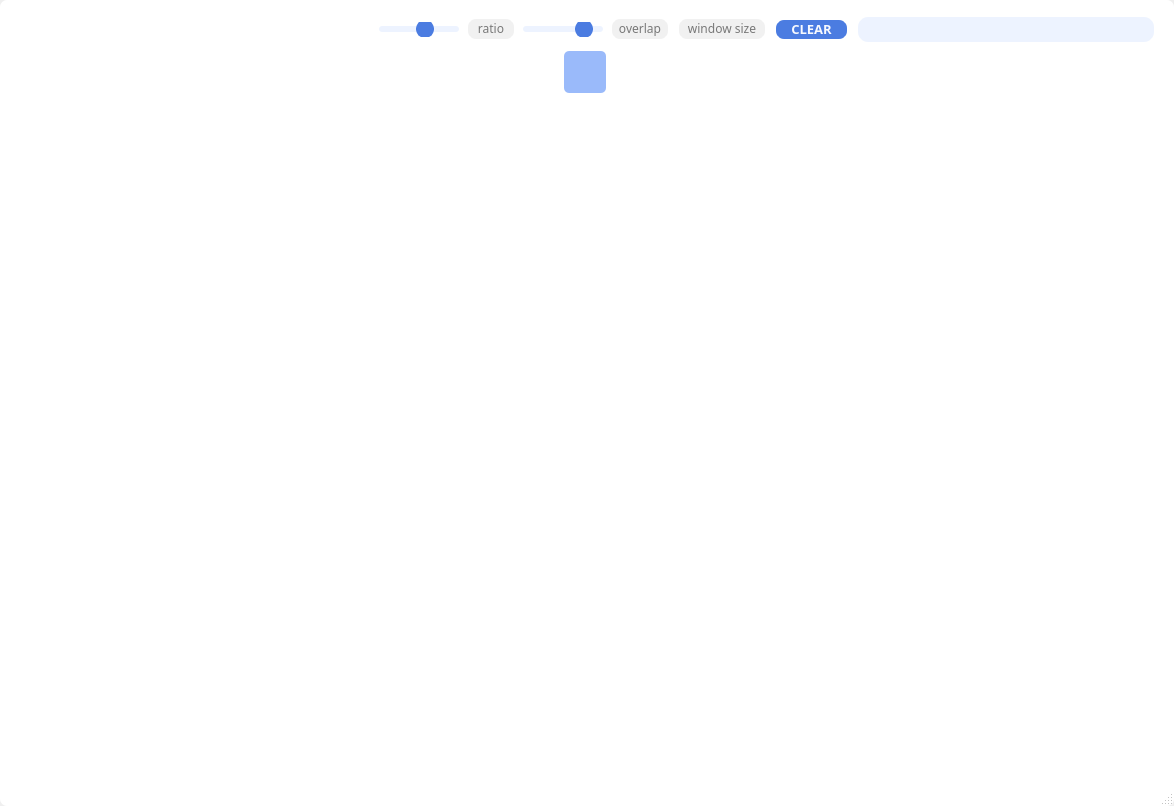
<?xml version="1.0" encoding="UTF-8"?>
<ui version="4.0">
 <class>Dialog</class>
 <widget class="QDialog" name="Dialog">
  <property name="geometry">
   <rect>
    <x>0</x>
    <y>0</y>
    <width>1174</width>
    <height>806</height>
   </rect>
  </property>
  <property name="windowTitle">
   <string>Dialog</string>
  </property>
  <property name="styleSheet">
   <string notr="true"/>
  </property>
  <property name="sizeGripEnabled">
   <bool>true</bool>
  </property>
  <layout class="QGridLayout" name="gridLayout_5">
   <property name="leftMargin">
    <number>0</number>
   </property>
   <property name="topMargin">
    <number>0</number>
   </property>
   <property name="rightMargin">
    <number>0</number>
   </property>
   <property name="bottomMargin">
    <number>0</number>
   </property>
   <item row="0" column="0">
    <widget class="QFrame" name="frame_all">
     <property name="styleSheet">
      <string notr="true">border: 1px solid rgba(0,0,0,.12);
border-radius: 7px;
background-color: white;</string>
     </property>
     <layout class="QGridLayout" name="gl_all">
      <property name="verticalSpacing">
       <number>7</number>
      </property>
      <item row="0" column="0">
       <layout class="QGridLayout" name="gl_bar">
        <property name="leftMargin">
         <number>6</number>
        </property>
        <property name="topMargin">
         <number>6</number>
        </property>
        <property name="rightMargin">
         <number>9</number>
        </property>
        <property name="horizontalSpacing">
         <number>7</number>
        </property>
        <item row="0" column="6">
         <widget class="QSlider" name="hs_split_ratio">
          <property name="enabled">
           <bool>false</bool>
          </property>
          <property name="minimumSize">
           <size>
            <width>80</width>
            <height>0</height>
           </size>
          </property>
          <property name="maximumSize">
           <size>
            <width>80</width>
            <height>16777215</height>
           </size>
          </property>
          <property name="styleSheet">
           <string notr="true">QSlider {
	border: none;
}

QSlider::groove:horizontal { 
	background-color: #EDF3FF;
	border: 0px solid #FFFFFF; 
	height: 6px; 
	border-radius: 3px;
}

QSlider::handle:horizontal { 
	background-color: #4B7CE1; 
	border: 2px solid #4B7CE1; 
	width: 14px; 
	height: 18px; 
	line-height: 18px; 
	margin-top: -6px; 
	margin-bottom: -6px; 
	border-radius: 9px; 
}

</string>
          </property>
          <property name="minimum">
           <number>10</number>
          </property>
          <property name="maximum">
           <number>20</number>
          </property>
          <property name="pageStep">
           <number>8</number>
          </property>
          <property name="sliderPosition">
           <number>16</number>
          </property>
          <property name="orientation">
           <enum>Qt::Horizontal</enum>
          </property>
         </widget>
        </item>
        <item row="0" column="2">
         <widget class="QPushButton" name="pb_open_image">
          <property name="enabled">
           <bool>true</bool>
          </property>
          <property name="minimumSize">
           <size>
            <width>23</width>
            <height>23</height>
           </size>
          </property>
          <property name="maximumSize">
           <size>
            <width>23</width>
            <height>23</height>
           </size>
          </property>
          <property name="font">
           <font>
            <family>Tw Cen MT Condensed</family>
            <pointsize>12</pointsize>
           </font>
          </property>
          <property name="cursor">
           <cursorShape>PointingHandCursor</cursorShape>
          </property>
          <property name="styleSheet">
           <string notr="true">QPushButton {
	background-color: rgba(0,0,0,0);
	border: none;
}
QPushButton:pressed{
	margin: 1 1 1 1;
	outline: 0;
}</string>
          </property>
          <property name="text">
           <string/>
          </property>
          <property name="icon">
           <iconset>
            <normaloff>../GUIImg/insert-picture-icon.png</normaloff>../GUIImg/insert-picture-icon.png</iconset>
          </property>
          <property name="iconSize">
           <size>
            <width>20</width>
            <height>20</height>
           </size>
          </property>
         </widget>
        </item>
        <item row="0" column="0">
         <widget class="QPushButton" name="pb_return">
          <property name="sizePolicy">
           <sizepolicy hsizetype="Minimum" vsizetype="Minimum">
            <horstretch>0</horstretch>
            <verstretch>0</verstretch>
           </sizepolicy>
          </property>
          <property name="minimumSize">
           <size>
            <width>23</width>
            <height>23</height>
           </size>
          </property>
          <property name="maximumSize">
           <size>
            <width>23</width>
            <height>23</height>
           </size>
          </property>
          <property name="styleSheet">
           <string notr="true">QPushButton {
	background-color: transparent;
	border: none;
}

QPushButton:pressed {
	outline: 0;
}

</string>
          </property>
          <property name="text">
           <string/>
          </property>
          <property name="icon">
           <iconset>
            <normaloff>../GUIImg/pb-home.png</normaloff>
            <activeon>../GUIImg/pb-home-hover.png</activeon>../GUIImg/pb-home.png</iconset>
          </property>
          <property name="iconSize">
           <size>
            <width>20</width>
            <height>20</height>
           </size>
          </property>
         </widget>
        </item>
        <item row="0" column="4">
         <widget class="QPushButton" name="pb_save">
          <property name="enabled">
           <bool>false</bool>
          </property>
          <property name="minimumSize">
           <size>
            <width>23</width>
            <height>23</height>
           </size>
          </property>
          <property name="maximumSize">
           <size>
            <width>23</width>
            <height>23</height>
           </size>
          </property>
          <property name="font">
           <font>
            <family>Tw Cen MT Condensed</family>
            <pointsize>12</pointsize>
           </font>
          </property>
          <property name="styleSheet">
           <string notr="true">QPushButton {
	background-color: rgba(0,0,0,0);
	border: none;
}
QPushButton:pressed{
	margin: 1 1 1 1;
	outline: 0;
}
</string>
          </property>
          <property name="text">
           <string/>
          </property>
          <property name="icon">
           <iconset>
            <normaloff>../GUIImg/pb-save.png</normaloff>../GUIImg/pb-save.png</iconset>
          </property>
          <property name="iconSize">
           <size>
            <width>21</width>
            <height>21</height>
           </size>
          </property>
         </widget>
        </item>
        <item row="0" column="3">
         <widget class="QPushButton" name="pb_open_shape">
          <property name="enabled">
           <bool>false</bool>
          </property>
          <property name="minimumSize">
           <size>
            <width>23</width>
            <height>23</height>
           </size>
          </property>
          <property name="maximumSize">
           <size>
            <width>23</width>
            <height>23</height>
           </size>
          </property>
          <property name="font">
           <font>
            <family>Tw Cen MT Condensed</family>
            <pointsize>12</pointsize>
           </font>
          </property>
          <property name="cursor">
           <cursorShape>PointingHandCursor</cursorShape>
          </property>
          <property name="styleSheet">
           <string notr="true">QPushButton {
	background-color: rgba(0,0,0,0);
	border: none;
}
QPushButton:pressed{
	margin: 1 1 1 1;
	outline: 0;
}</string>
          </property>
          <property name="text">
           <string/>
          </property>
          <property name="icon">
           <iconset>
            <normaloff>../GUIImg/block.png</normaloff>../GUIImg/block.png</iconset>
          </property>
          <property name="iconSize">
           <size>
            <width>21</width>
            <height>21</height>
           </size>
          </property>
         </widget>
        </item>
        <item row="0" column="1">
         <widget class="QPushButton" name="pb_initial">
          <property name="enabled">
           <bool>true</bool>
          </property>
          <property name="minimumSize">
           <size>
            <width>23</width>
            <height>23</height>
           </size>
          </property>
          <property name="maximumSize">
           <size>
            <width>23</width>
            <height>23</height>
           </size>
          </property>
          <property name="styleSheet">
           <string notr="true">QPushButton {
	background-color: rgba(0,0,0,0);
	border: none;
}
QPushButton:pressed {
	margin: 1 1 1 1;
	outline: 0;
}</string>
          </property>
          <property name="text">
           <string/>
          </property>
          <property name="icon">
           <iconset>
            <normaloff>../GUIImg/pb-repeat.png</normaloff>../GUIImg/pb-repeat.png</iconset>
          </property>
          <property name="iconSize">
           <size>
            <width>19</width>
            <height>19</height>
           </size>
          </property>
         </widget>
        </item>
        <item row="0" column="5">
         <spacer name="horizontalSpacer">
          <property name="orientation">
           <enum>Qt::Horizontal</enum>
          </property>
          <property name="sizeHint" stdset="0">
           <size>
            <width>40</width>
            <height>20</height>
           </size>
          </property>
         </spacer>
        </item>
        <item row="0" column="7">
         <widget class="QLineEdit" name="le_split_ratio">
          <property name="enabled">
           <bool>false</bool>
          </property>
          <property name="minimumSize">
           <size>
            <width>50</width>
            <height>0</height>
           </size>
          </property>
          <property name="maximumSize">
           <size>
            <width>50</width>
            <height>16777215</height>
           </size>
          </property>
          <property name="font">
           <font>
            <family>Eras Medium ITC</family>
            <pointsize>9</pointsize>
           </font>
          </property>
          <property name="styleSheet">
           <string notr="true">QLineEdit {
	border: 2px solid #FFFFFF;
	border-radius: 10px;
	background-color: #F1F1F1;
	padding-bottom: 1px;
}
</string>
          </property>
          <property name="text">
           <string/>
          </property>
          <property name="alignment">
           <set>Qt::AlignCenter</set>
          </property>
          <property name="placeholderText">
           <string>ratio</string>
          </property>
         </widget>
        </item>
        <item row="0" column="8">
         <widget class="QSlider" name="hs_overlap_ratio">
          <property name="enabled">
           <bool>false</bool>
          </property>
          <property name="minimumSize">
           <size>
            <width>80</width>
            <height>0</height>
           </size>
          </property>
          <property name="maximumSize">
           <size>
            <width>80</width>
            <height>16777215</height>
           </size>
          </property>
          <property name="styleSheet">
           <string notr="true">QSlider {
	border: none;
}

QSlider::groove:horizontal { 
	background-color: #EDF3FF;
	border: 0px solid #FFFFFF; 
	height: 6px; 
	border-radius: 3px;
}

QSlider::handle:horizontal { 
	background-color: #4B7CE1; 
	border: 2px solid #4B7CE1; 
	width: 14px; 
	height: 18px; 
	line-height: 18px; 
	margin-top: -6px; 
	margin-bottom: -6px; 
	border-radius: 9px; 
}

</string>
          </property>
          <property name="minimum">
           <number>0</number>
          </property>
          <property name="maximum">
           <number>19</number>
          </property>
          <property name="pageStep">
           <number>8</number>
          </property>
          <property name="sliderPosition">
           <number>16</number>
          </property>
          <property name="orientation">
           <enum>Qt::Horizontal</enum>
          </property>
         </widget>
        </item>
        <item row="0" column="9">
         <widget class="QLineEdit" name="le_overlap_ratio">
          <property name="enabled">
           <bool>false</bool>
          </property>
          <property name="minimumSize">
           <size>
            <width>60</width>
            <height>0</height>
           </size>
          </property>
          <property name="maximumSize">
           <size>
            <width>60</width>
            <height>16777215</height>
           </size>
          </property>
          <property name="font">
           <font>
            <family>Eras Medium ITC</family>
            <pointsize>9</pointsize>
           </font>
          </property>
          <property name="styleSheet">
           <string notr="true">QLineEdit {
	border: 2px solid #FFFFFF;
	border-radius: 10px;
	background-color: #F1F1F1;
	padding-bottom: 1px;
}
</string>
          </property>
          <property name="text">
           <string/>
          </property>
          <property name="alignment">
           <set>Qt::AlignCenter</set>
          </property>
          <property name="placeholderText">
           <string>overlap</string>
          </property>
         </widget>
        </item>
        <item row="0" column="11">
         <widget class="QPushButton" name="pb_clear_crop">
          <property name="enabled">
           <bool>true</bool>
          </property>
          <property name="minimumSize">
           <size>
            <width>75</width>
            <height>0</height>
           </size>
          </property>
          <property name="maximumSize">
           <size>
            <width>75</width>
            <height>16777215</height>
           </size>
          </property>
          <property name="font">
           <font>
            <family>Tw Cen MT Condensed</family>
            <pointsize>10</pointsize>
            <weight>75</weight>
            <bold>true</bold>
           </font>
          </property>
          <property name="styleSheet">
           <string notr="true">QPushButton {
	background-color: #4B7CE1;
	color: #F7F9FF;
	border: 2px solid white;
	border-radius: 10px;
	padding-bottom: 1px;
}
QPushButton:pressed {
	margin: 1 1 1 1;
}</string>
          </property>
          <property name="text">
           <string>CLEAR</string>
          </property>
         </widget>
        </item>
        <item row="0" column="10">
         <widget class="QLineEdit" name="le_wsize">
          <property name="enabled">
           <bool>false</bool>
          </property>
          <property name="minimumSize">
           <size>
            <width>90</width>
            <height>0</height>
           </size>
          </property>
          <property name="maximumSize">
           <size>
            <width>90</width>
            <height>16777215</height>
           </size>
          </property>
          <property name="font">
           <font>
            <family>Eras Medium ITC</family>
            <pointsize>9</pointsize>
           </font>
          </property>
          <property name="styleSheet">
           <string notr="true">QLineEdit {
	border: 2px solid white;
	border-radius: 10px;
	background-color: #F1F1F1;
	padding-bottom: 1px;
}</string>
          </property>
          <property name="text">
           <string/>
          </property>
          <property name="alignment">
           <set>Qt::AlignCenter</set>
          </property>
          <property name="placeholderText">
           <string>window size</string>
          </property>
         </widget>
        </item>
        <item row="0" column="12">
         <widget class="QLineEdit" name="le_crop_info">
          <property name="enabled">
           <bool>true</bool>
          </property>
          <property name="minimumSize">
           <size>
            <width>300</width>
            <height>0</height>
           </size>
          </property>
          <property name="maximumSize">
           <size>
            <width>300</width>
            <height>16777215</height>
           </size>
          </property>
          <property name="font">
           <font>
            <family>Tw Cen MT Condensed</family>
            <pointsize>11</pointsize>
           </font>
          </property>
          <property name="styleSheet">
           <string notr="true">QLineEdit {
	border: 2px solid white;
	border-radius: 12px;
	background-color: #EDF3FF;
	padding-bottom: 1px;
}</string>
          </property>
          <property name="text">
           <string/>
          </property>
          <property name="alignment">
           <set>Qt::AlignCenter</set>
          </property>
          <property name="readOnly">
           <bool>false</bool>
          </property>
         </widget>
        </item>
       </layout>
      </item>
      <item row="1" column="0">
       <layout class="QHBoxLayout" name="horizontalLayout" stretch="0,1">
        <property name="spacing">
         <number>9</number>
        </property>
        <item>
         <layout class="QGridLayout" name="gl_mode">
          <property name="leftMargin">
           <number>5</number>
          </property>
          <property name="verticalSpacing">
           <number>6</number>
          </property>
          <item row="0" column="0">
           <widget class="QPushButton" name="pb_crop_mode">
            <property name="enabled">
             <bool>true</bool>
            </property>
            <property name="minimumSize">
             <size>
              <width>42</width>
              <height>42</height>
             </size>
            </property>
            <property name="maximumSize">
             <size>
              <width>42</width>
              <height>42</height>
             </size>
            </property>
            <property name="styleSheet">
             <string notr="true">QPushButton {
	border: none;
	border-radius: 5px;
	background-color: #9ABAFA;

}

QPushButton:pressed{
	margin: 1 1 1 1;
	outline: 0;
}</string>
            </property>
            <property name="text">
             <string/>
            </property>
            <property name="icon">
             <iconset>
              <normaloff>../GUIImg/bnbox.png</normaloff>../GUIImg/bnbox.png</iconset>
            </property>
            <property name="iconSize">
             <size>
              <width>27</width>
              <height>27</height>
             </size>
            </property>
           </widget>
          </item>
          <item row="2" column="0">
           <widget class="QPushButton" name="pb_cut_mode">
            <property name="minimumSize">
             <size>
              <width>42</width>
              <height>42</height>
             </size>
            </property>
            <property name="maximumSize">
             <size>
              <width>42</width>
              <height>42</height>
             </size>
            </property>
            <property name="styleSheet">
             <string notr="true">QPushButton {
	border: none;
	border-radius: 5px;
}
QPushButton:pressed{
	margin: 1 1 1 1;
	outline: 0;
}

QPushButton:hover {
	background-color: #EDF3FF;
}</string>
            </property>
            <property name="text">
             <string/>
            </property>
            <property name="icon">
             <iconset>
              <normaloff>../GUIImg/segment.png</normaloff>../GUIImg/segment.png</iconset>
            </property>
            <property name="iconSize">
             <size>
              <width>25</width>
              <height>25</height>
             </size>
            </property>
           </widget>
          </item>
          <item row="1" column="0">
           <widget class="QPushButton" name="pb_poly_mode">
            <property name="minimumSize">
             <size>
              <width>42</width>
              <height>42</height>
             </size>
            </property>
            <property name="maximumSize">
             <size>
              <width>42</width>
              <height>42</height>
             </size>
            </property>
            <property name="styleSheet">
             <string notr="true">QPushButton {
	border: None;
	border-radius: 5px;
}

QPushButton:pressed{
	margin: 1 1 1 1;
	outline: 0;
}

QPushButton:hover {
	background-color: #EDF3FF;
}</string>
            </property>
            <property name="text">
             <string/>
            </property>
            <property name="icon">
             <iconset>
              <normaloff>../GUIImg/box2.png</normaloff>../GUIImg/box2.png</iconset>
            </property>
            <property name="iconSize">
             <size>
              <width>29</width>
              <height>29</height>
             </size>
            </property>
           </widget>
          </item>
          <item row="3" column="0">
           <spacer name="verticalSpacer">
            <property name="orientation">
             <enum>Qt::Vertical</enum>
            </property>
            <property name="sizeHint" stdset="0">
             <size>
              <width>20</width>
              <height>40</height>
             </size>
            </property>
           </spacer>
          </item>
         </layout>
        </item>
        <item>
         <layout class="QGridLayout" name="gl_canvas">
          <property name="rightMargin">
           <number>9</number>
          </property>
          <property name="bottomMargin">
           <number>11</number>
          </property>
         </layout>
        </item>
       </layout>
      </item>
     </layout>
    </widget>
   </item>
  </layout>
 </widget>
 <resources/>
 <connections/>
</ui>
